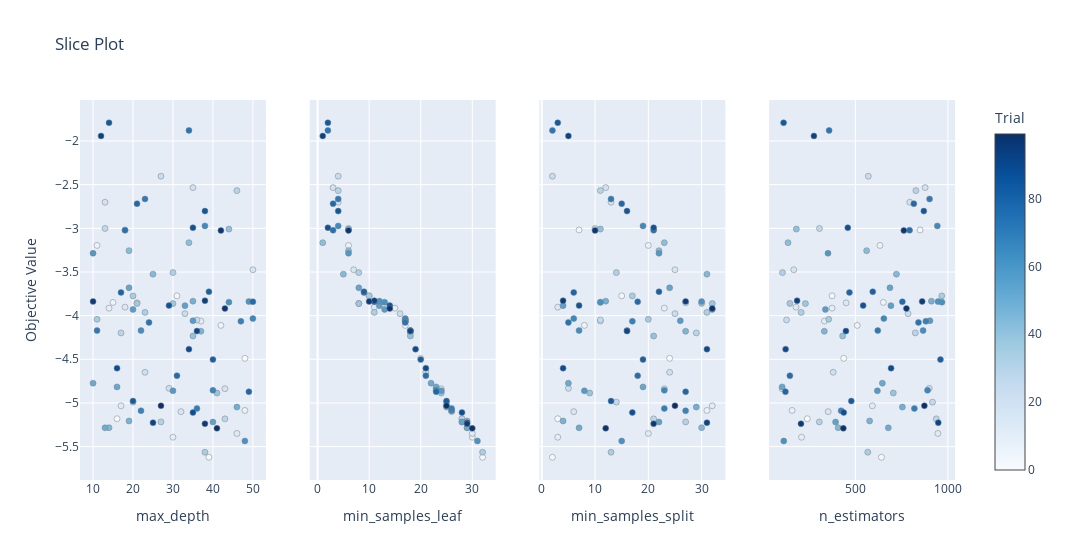

Write notebook code for a chart like this one.
### Code cell
optuna.visualization.plot_slice(study, params=['n_estimators', 'max_depth', 'min_samples_leaf', 'min_samples_split'])
